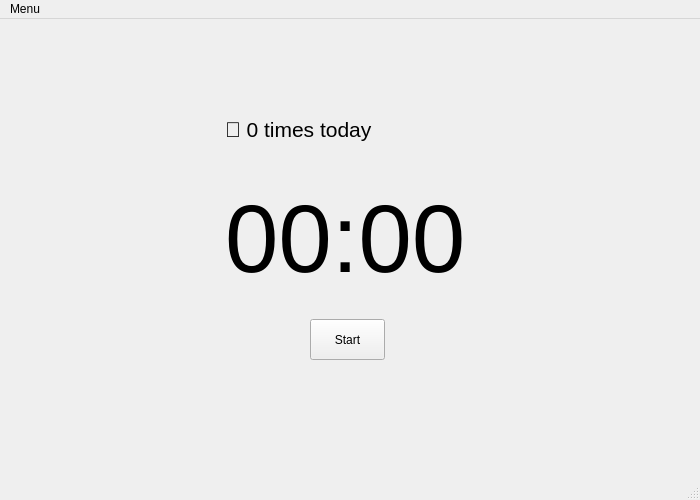
<?xml version="1.0" encoding="UTF-8"?>
<ui version="4.0">
 <class>MainWindow</class>
 <widget class="QMainWindow" name="MainWindow">
  <property name="geometry">
   <rect>
    <x>0</x>
    <y>0</y>
    <width>700</width>
    <height>500</height>
   </rect>
  </property>
  <property name="windowTitle">
   <string>MainWindow</string>
  </property>
  <widget class="QWidget" name="centralwidget">
   <widget class="QLabel" name="timer_display">
    <property name="geometry">
     <rect>
      <x>225</x>
      <y>170</y>
      <width>250</width>
      <height>100</height>
     </rect>
    </property>
    <property name="font">
     <font>
      <pointsize>72</pointsize>
     </font>
    </property>
    <property name="text">
     <string>00:00</string>
    </property>
   </widget>
   <widget class="QPushButton" name="button">
    <property name="geometry">
     <rect>
      <x>310</x>
      <y>300</y>
      <width>75</width>
      <height>41</height>
     </rect>
    </property>
    <property name="text">
     <string>Start</string>
    </property>
   </widget>
   <widget class="QLabel" name="times_studied">
    <property name="geometry">
     <rect>
      <x>225</x>
      <y>90</y>
      <width>201</width>
      <height>41</height>
     </rect>
    </property>
    <property name="font">
     <font>
      <pointsize>16</pointsize>
     </font>
    </property>
    <property name="text">
     <string>🍅 0 times today</string>
    </property>
   </widget>
  </widget>
  <widget class="QMenuBar" name="menubar">
   <property name="geometry">
    <rect>
     <x>0</x>
     <y>0</y>
     <width>700</width>
     <height>21</height>
    </rect>
   </property>
   <widget class="QMenu" name="menuMenu">
    <property name="title">
     <string>Menu</string>
    </property>
    <addaction name="actionSettings"/>
   </widget>
   <addaction name="menuMenu"/>
  </widget>
  <widget class="QStatusBar" name="statusbar"/>
  <action name="actionSettings">
   <property name="text">
    <string>Settings</string>
   </property>
  </action>
 </widget>
 <resources/>
 <connections/>
</ui>
